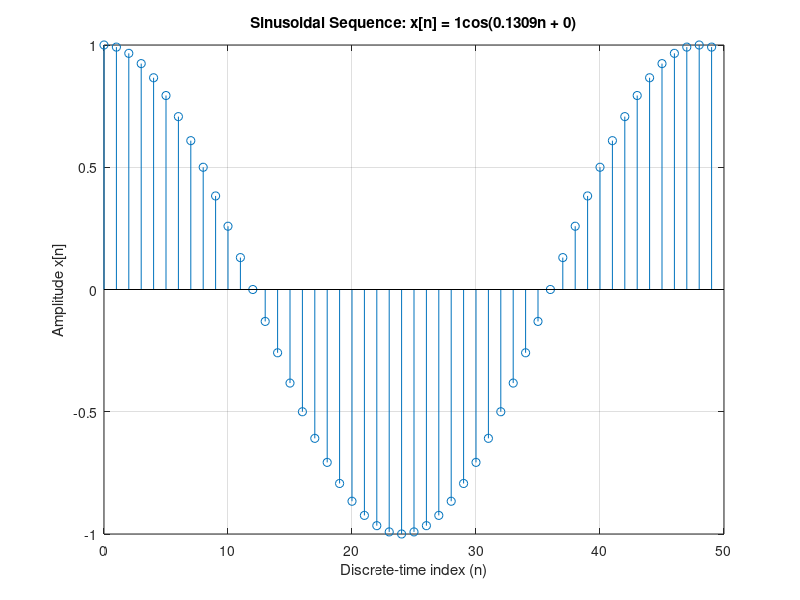

The MATLAB source for this figure:
% Clear workspace and close all figures
clc;
clear;
close all;

% User Inputs
% L = input('Enter the desired length of the sequence (L): ');
% A = input('Enter the amplitude (A): ');
% w0 = input('Enter the angular frequency (w0, where 0 < w0 < pi): ');
% phi = input('Enter the phase (phi, where 0 < phi < 2*pi): ');
L=50;
A=1;
% w0=0.7854;
w0=pi/24;
% phi=1.0472;
phi=0;

% % Validate inputs
% if w0 <= 0 || w0 >= pi
%     error('Angular frequency w0 must be between 0 and pi.');
% end
% if phi < 0 || phi >= 2*pi
%     error('Phase phi must be between 0 and 2*pi.');
% end

% Sampling rate (20 kHz)
fs = 20000; % Hz
Ts = 1/fs;  % Sampling period (s)

% Time indices (n)
n = 0:L-1; % Discrete-time index

% Generate the sinusoidal sequence
x = A * cos(w0 * n + phi);

% Plot the sequence using stem
stem(n, x);
xlabel('Discrete-time index (n)');
ylabel('Amplitude x[n]');
title(['Sinusoidal Sequence: x[n] = ', num2str(A), 'cos(', num2str(w0), 'n + ', num2str(phi), ')']);
grid on;